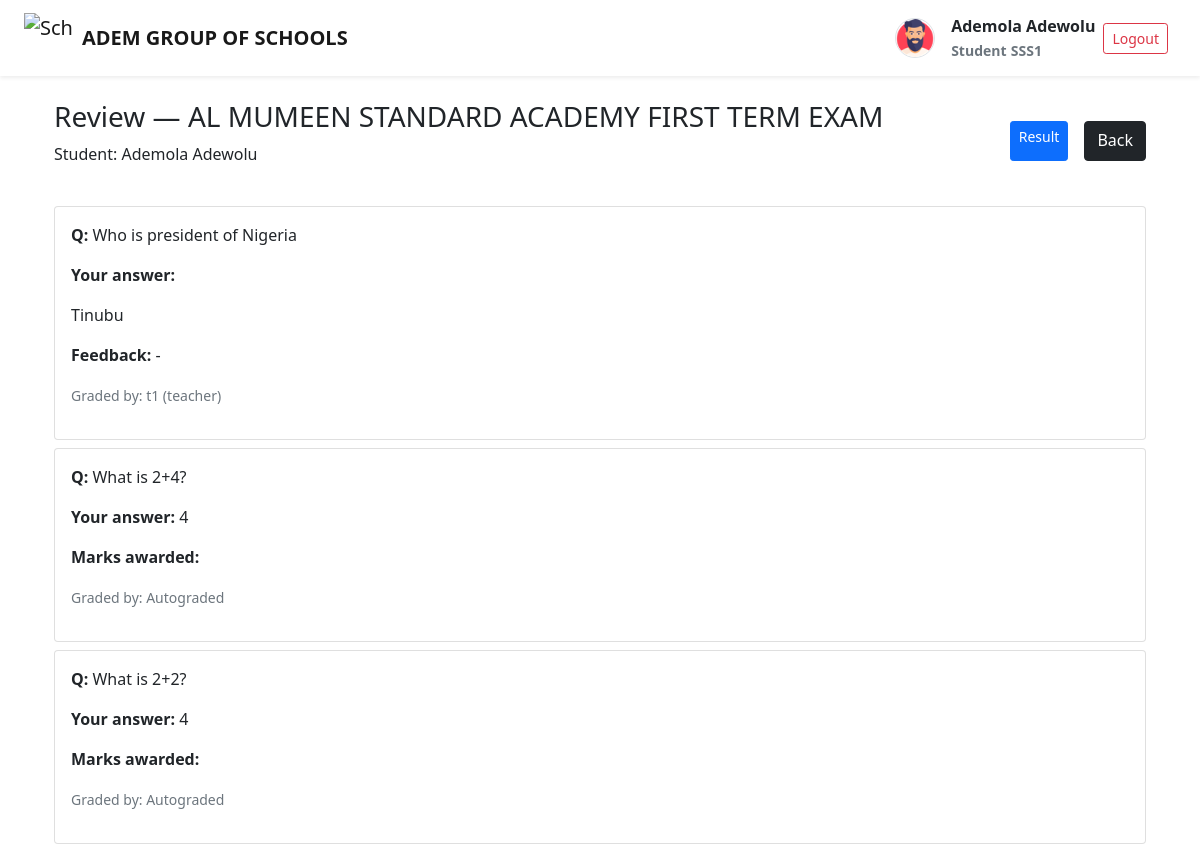
Page /exams/attempt/30/review/ (signed in) on the committed database.
### users/models.py (models this page shows, shortened)
class User(AbstractUser):
    ROLE_CHOICES = [
        ('superadmin', 'Super Admin'),
        ('admin', 'Admin'),
        ('teacher', 'Teacher'),
        ('student', 'Student'),
    ]
    GENDER = (
        ('female', 'Female'),
        ('male', 'Male')
        )
    role = models.CharField(max_length=20, choices=ROLE_CHOICES)
    other_name = models.CharField(max_length=100, blank=True, null=True)
    date_joined = models.DateTimeField(auto_now=True)
    gender = models.CharField(max_length=10, choices=GENDER, null=True, blank=True)
    age = models.PositiveIntegerField(default=8)
    date_of_birth = models.CharField(max_length=20, blank=True, null=True)
    student_class = models.ForeignKey(Class, on_delete=models.CASCADE, null=True, to_field='name', related_name='student_class')
    address = models.TextField(blank=True, null=True)
    phone_number = models.CharField(max_length=15, blank=True, null=True)
    approved = models.BooleanField(default=False)  # SuperAdmin must approve Admins
    profile_picture = models.ImageField(upload_to='profiles/', default='profiles/default_profile.png', null=True, blank=True)
    qualification = models.CharField(max_length=200, blank=True, null=True)
    subject_assigned = models.ForeignKey(Subject, on_delete=models.CASCADE, null=True, blank=True)
    years_of_experience = models.PositiveIntegerField(blank=True, null=True)
    next_of_kin = models.CharField(max_length=150, blank=True, null=True)
    next_of_kin_phone = models.CharField(max_length=15, blank=True, null=True)
    def __str__(self):
        return f"{self.username} ({self.role})"

### exams/models.py (models this page shows, shortened)
class Class(models.Model):
    CLASS_NAME_CHOICES = [
        ("JSS1", "Junior Secondary School 1"),
        ("JSS2", "Junior Secondary School 2"),
        ("JSS3", "Junior Secondary School 3"),
        ("SSS1", "Senior Secondary School 1"),
        ("SSS2", "Senior Secondary School 2"),
        ("SSS3", "Senior Secondary School 3"),
    ]
    name = models.CharField(max_length=50, choices=CLASS_NAME_CHOICES, unique=True)  # e.g. JSS1, JSS2
    def __str__(self):
        return self.name

class StudentQuizAttempt(models.Model):
    student = models.ForeignKey(settings.AUTH_USER_MODEL, on_delete=models.CASCADE)
    quiz = models.ForeignKey("Quiz", on_delete=models.CASCADE)
    started_at = models.DateTimeField(auto_now_add=True)
    end_time = models.DateTimeField(null=True, blank=True)  # quiz expiry
    is_submitted = models.BooleanField(default=False)  # submitted or not
    submitted_at = models.DateTimeField(auto_now_add=True)
    score = models.FloatField(default=0.0)  # score for the attempt
    graded = models.BooleanField(default=False)
    retake_allowed = models.BooleanField(default=False)  # ✅ admin/superadmin override
    retake_count = models.PositiveIntegerField(default=0)  # how many times student retook
    is_retake_approved = models.BooleanField(default=False)
    retake_requested = models.BooleanField(default=False)
    question_order = models.TextField(blank=True, null=True)  # comma-separated question IDs in order

class Quiz(models.Model):
    school_class = models.ForeignKey("Class", on_delete=models.CASCADE, related_name="quizzes")
    subject = models.ForeignKey("Subject", on_delete=models.CASCADE, related_name="quizzes")
    title = models.CharField(max_length=255)
    description = models.TextField(blank=True)
    created_by = models.ForeignKey(settings.AUTH_USER_MODEL, on_delete=models.CASCADE, related_name="quizzes")
    start_time = models.DateTimeField(null=True, blank=True)
    end_time = models.DateTimeField(null=True, blank=True)
    duration_minutes = models.PositiveIntegerField(default=30)  # length of quiz in minutes
    created_at = models.DateTimeField(auto_now_add=True)
    is_published = models.BooleanField(default=False)
    allow_retake = models.BooleanField(default=False)  # if true, students can ret
    max_retake_count = models.PositiveIntegerField(default=0)  # 0 = unlimited if allow_retake is True

class Answer(models.Model):
    attempt = models.ForeignKey(StudentQuizAttempt, on_delete=models.CASCADE, related_name='answers')
    question = models.ForeignKey(Question, on_delete=models.CASCADE)
    selected_choice = models.ForeignKey(Choice, on_delete=models.SET_NULL, null=True, blank=True)
    text_answer = models.TextField(blank=True, null=True)
    score = models.FloatField(default=0.0)
    graded_by = models.ForeignKey(settings.AUTH_USER_MODEL, on_delete=models.SET_NULL, null=True, blank=True, related_name='graded_answers')
    graded_at = models.DateTimeField(auto_now_add=True)
    feedback = models.TextField(blank=True, null=True)
    is_pending = models.BooleanField(default=True)  # True for subjective until graded

class Question(models.Model):
    QUESTION_TYPES = (
        ("objective", "Objective (single correct)"),
        ("subjective", "Subjective (free text)"),
    )
    quiz = models.ForeignKey(Quiz, on_delete=models.CASCADE, related_name="questions")
    text = models.TextField()
    question_type = models.CharField(max_length=20, choices=QUESTION_TYPES)
    marks = models.IntegerField(default=1)

class Choice(models.Model):
    question = models.ForeignKey(Question, on_delete=models.CASCADE, related_name="choices")
    text = models.CharField(max_length=255)
    is_correct = models.BooleanField(default=False)

### exams/views.py (the view)
# urls.py: path('attempt/<int:attempt_id>/review/', views.review_attempt_view, name='review_attempt'),
@login_required
def review_attempt_view(request, attempt_id):
    attempt = get_object_or_404(StudentQuizAttempt, id=attempt_id)
    if request.user != attempt.student and not is_teacher_or_admin(request.user):
        return HttpResponseForbidden("forbidden")
    answers = Answer.objects.filter(attempt=attempt).select_related("question", "selected_choice", "graded_by")
    return render(request, "exams/quiz_review.html", {"attempt": attempt, "answers": answers})

### templates/exams/quiz_review.html
{% extends "base.html" %}
{% block content %}
<div class="container mt-4">
  <div class="d-flex justify-content-between align-items-center mt-3">
    <div>
      <h3>Review — {{ attempt.quiz.title }}</h3>
    <p>Student: {{ attempt.student.get_full_name|default:attempt.student.username }}</p>
    </div>
      <nav class="d-flex gap-3">
        <a class="btn btn-primary btn-sm" style="width: auto; height: 40px;font-size: auto;" href="{% url 'quiz_result' attempt.id %}">Result</a>
        <a class="btn btn-dark" style="width: auto; height: 40px;font-size: auto;" href="{% url 'dashboard' %}">Back</a>
      </nav>
    </div>
  <br>
  <div>
    {% for ans in answers %}
      <div class="card mb-2">
        <div class="card-body">
          <p><strong>Q:</strong> {{ ans.question.text }}</p>
          <p><strong>Your answer:</strong>
            {% if ans.question.question_type == 'objective' %}
                {% if ans.selected_choice %}
                  {{ ans.selected_choice.text }} </p>
                  <p><strong>Marks awarded:</strong> {{ ans.obtained_marks }}</p>
                  <p><small class="text-muted">Graded by: Autograded</small></p>
                {% else %}
                    "No answer"
                {% endif %}
            {% else %}
            <p>{{ ans.text_answer|default:"No answer" }}</p>
            <p><strong>Feedback:</strong> {{ ans.feedback|default:"-" }}</p>
            <p><small class="text-muted">Graded by: {{ ans.graded_by }}</small></p>
            {% endif %}
        </div>
      </div>
    {% endfor %}
  </div>
  </div>
{% endblock %}

### templates/base.html (shortened to what this page needs)
{% load static %}
<!DOCTYPE html>
<html lang="en">
<head>
    <link href="{% static 'css/bootstrap.min.css' %}" rel="stylesheet">
    <link href="{% static 'css/styles.css' %}" rel="stylesheet">
    <link rel="stylesheet" href="{% static 'css/tailwind.min.css' %}">
    <link rel="stylesheet" href="{% static 'fontawesome/css/all.min.css' %}">
</head>
<body class="bg-gray-100">
    <nav class="navbar navbar-expand-lg navbar-light bg-white shadow-sm px-4">
        <a class="navbar-brand d-flex align-items-center" href="#">
            <img src="/static/images/school_logo2.jpg" alt="School Logo" width="50" height="50" class="me-2">
            <span class="fw-bold">ADEM GROUP OF SCHOOLS</span>
        </a>
        <div class="ms-auto d-flex align-items-center gap-2">
            {% if user.is_authenticated %}
                {% if user.profile_picture %}
                    <img src="{{ request.user.profile_picture.url }}" alt="Profile"
                         class="rounded-circle border border-gray-300"
                         width="40" height="40">
                {% else %}
                    <img src="/static/images/default_profile.png" alt="Profile"
                         class="rounded-circle border border-gray-300"
                         width="40" height="40">
                {% endif %}
                <div class="ms-2 g-5">
                    <div class='fw-bold'>{{ request.user.get_full_name }}</div>
                    <small class="text-muted fw-bold">{{ request.user.role.title }}</small>
                    <small class="text-muted fw-bold">{{ request.user.student_class }}</small>
                </div>
                <a href="{% url 'logout' %}" class="btn btn-outline-danger btn-sm me-2">Logout</a>
            {% else %}
                <a href="{% url 'login' %}" class="btn btn-primary btn-sm me-2">Login</a>
            {% endif %}
        </div>
    </nav>
    <main class="container mt-4">
        {% block content %}{% endblock %}
    </main>
</body>
</html>

### rows in the picture
User: user.profile_picture (picture), user.get_full_name "Ademola Adewolu", user.role "Student", user.student_class "SSS1"
StudentQuizAttempt: quiz "AL MUMEEN STANDARD ACADEMY FIRST TERM EXAM", student.get_full_name "Ademola Adewolu"
Answer: question.text "Who is president of Nigeria", text_answer "Tinubu", feedback "-", graded_by "t1 (teacher)"
Answer: question.text "What is 2+4?", selected_choice.text "4"
Answer: question.text "What is 2+2?", selected_choice.text "4"
